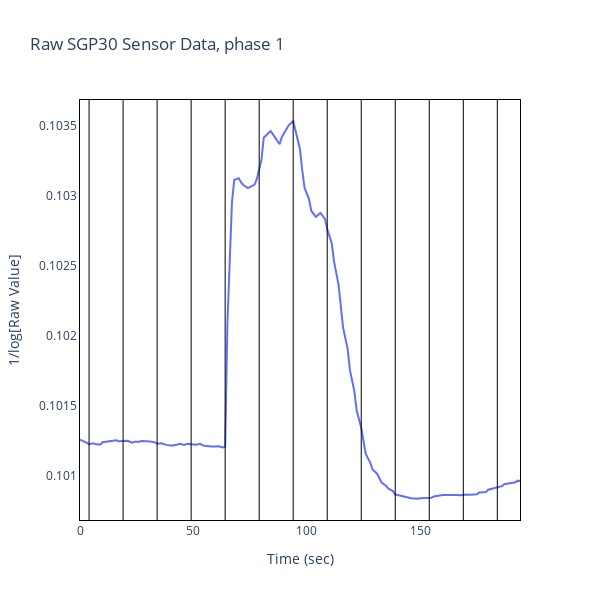
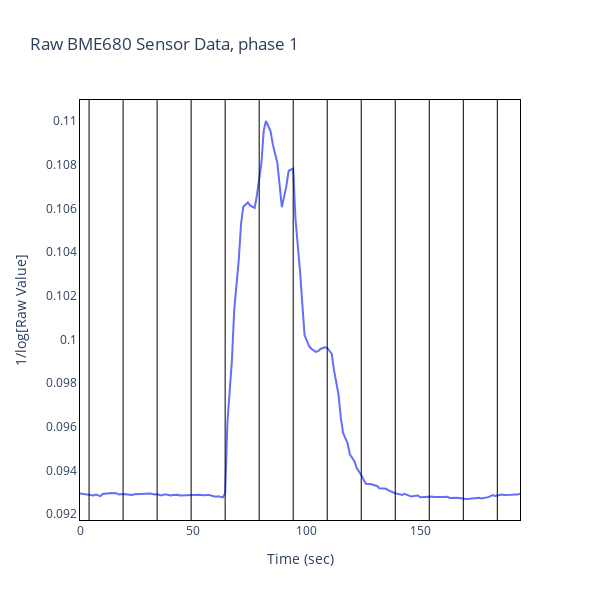

The notebook cell saved with these charts, in order:
### Code cell
file_path = './Data/06.05.24/sensor_data_phase_1.csv'

# Read the CSV file, skipping the first row
df = pd.read_csv(file_path, skiprows=2, header=None)
# Rename the columns for clarity
df.columns = ['Time', 'VOC', 'SGP30', 'BME680']

# Convert the Time column to datetime format
df['Time'] = pd.to_datetime(df['Time'], format='%a %b %d %H:%M:%S %Y')

# Convert the Time column to datetime format
df['Time'] = pd.to_datetime(df['Time'], format='%a %b %d %H:%M:%S %Y')

# # Define the window size for the moving average
# window_size = 3

# # Apply the moving average to the SGP30 and BME680 data
# df['SGP30_smooth'] = df['SGP30'].rolling(window=window_size).mean()
# df['BME680_smooth'] = df['BME680'].rolling(window=window_size).mean()

# Apply the 1/log(y) transformation to the SGP30 and BME680 data
df['SGP30_transformed'] = 1 / np.log(df['SGP30'])
df['BME680_transformed'] = 1 / np.log(df['BME680'])

# Subtract the start time from all time values to start at zero
df['Time'] = df['Time'] - df['Time'].iloc[0]
# Convert the time difference to seconds
df['Time'] = df['Time'].dt.total_seconds()
# # Convert the seconds to minutes
# df['Time'] = df['Time'] / 60

# Create a scatter plot for the SGP30 sensor data
fig1 = go.Figure(data=go.Scatter(x=df['Time'], y=df['SGP30_transformed'], mode='lines'))
fig1.update_layout(title='SGP30 Sensor Data', xaxis_title='Time', yaxis_title='1/log[Raw Value]')

# Add vertical lines every 15 seconds
max_time = df['Time'].max()
shift = 4
for t in np.arange(0, max_time, 15):
    fig1.add_shape(type="line", x0=t+shift, x1=t+shift, y0=0, y1=1, yref='paper', line=dict(color="Black", width=1))


# Create a scatter plot for the BME680 sensor data
fig2 = go.Figure(data=go.Scatter(x=df['Time'], y=df['BME680_transformed'], mode='lines'))
fig2.update_layout(title='BME680 Sensor Data', xaxis_title='Time', yaxis_title='1/log[Raw Value]')

# Add vertical lines every 15 seconds
for t in np.arange(0, max_time, 15):
    fig2.add_shape(type="line", x0=t+shift, x1=t+shift, y0=0, y1=1, yref='paper', line=dict(color="Black", width=1))

fig1.update_layout(
    title='Raw SGP30 Sensor Data, phase 1',
    xaxis_title='Time (sec)',
    yaxis_title='1/log[Raw Value]',
    legend=dict(
        x=1,
        y=1,
        xanchor='right',
        yanchor='top',
        font=dict(size=20)
    ),
    xaxis=dict(
        visible=True,
        linecolor='black',
        linewidth=1,
        mirror=True
    ),
    yaxis=dict(
        visible=True,
        linecolor='black',
        linewidth=1,
        mirror=True
    ),

    plot_bgcolor='rgba(0,0,0,0)',  # Set the plot background color to transparent

    width=600,  # Adjust the width as per your requirement
    height=600  # Adjust the height as per your requirement
)

fig2.update_layout(
    title='Raw BME680 Sensor Data, phase 1',
    xaxis_title='Time (sec)',
    yaxis_title='1/log[Raw Value]',
    legend=dict(
        x=1,
        y=1,
        xanchor='right',
        yanchor='top',
        font=dict(size=20)
    ),
    xaxis=dict(
        visible=True,
        linecolor='black',
        linewidth=1,
        mirror=True
    ),
    yaxis=dict(
        visible=True,
        linecolor='black',
        linewidth=1,
        mirror=True
    ),

    plot_bgcolor='rgba(0,0,0,0)',  # Set the plot background color to transparent

    width=600,  # Adjust the width as per your requirement
    height=600  # Adjust the height as per your requirement
)


fig1.show()
fig2.show()

# Save the plot as an .svg file
svg_file_path = './Images/06.05.24/phase_1_sgp30.svg'
fig1.write_image(svg_file_path)
svg_file_path = './Images/06.05.24/phase_1_bme680.svg'
fig2.write_image(svg_file_path)

### Figure 1 — Plotly figure (JSON) as saved in the notebook; plotly's stock layout.template omitted (floating-point values rounded to 4 significant figures; data arrays with more than 128 entries replaced by an {"elided": "..."} marker saying what was removed)
{"data": [{"mode": "lines", "type": "scatter", "x": {"elided": "138 int values"}, "y": {"elided": "138 float values"}}], "layout": {"height": 600, "legend": {"font": {"size": 20}, "x": 1, "xanchor": "right", "y": 1, "yanchor": "top"}, "plot_bgcolor": "rgba(0,0,0,0)", "shapes": [{"line": {"color": "Black", "width": 1}, "type": "line", "x0": 4, "x1": 4, "y0": 0, "y1": 1, "yref": "paper"}, {"line": {"color": "Black", "width": 1}, "type": "line", "x0": 19, "x1": 19, "y0": 0, "y1": 1, "yref": "paper"}, {"line": {"color": "Black", "width": 1}, "type": "line", "x0": 34, "x1": 34, "y0": 0, "y1": 1, "yref": "paper"}, {"line": {"color": "Black", "width": 1}, "type": "line", "x0": 49, "x1": 49, "y0": 0, "y1": 1, "yref": "paper"}, {"line": {"color": "Black", "width": 1}, "type": "line", "x0": 64, "x1": 64, "y0": 0, "y1": 1, "yref": "paper"}, {"line": {"color": "Black", "width": 1}, "type": "line", "x0": 79, "x1": 79, "y0": 0, "y1": 1, "yref": "paper"}, {"line": {"color": "Black", "width": 1}, "type": "line", "x0": 94, "x1": 94, "y0": 0, "y1": 1, "yref": "paper"}, {"line": {"color": "Black", "width": 1}, "type": "line", "x0": 109, "x1": 109, "y0": 0, "y1": 1, "yref": "paper"}, {"line": {"color": "Black", "width": 1}, "type": "line", "x0": 124, "x1": 124, "y0": 0, "y1": 1, "yref": "paper"}, {"line": {"color": "Black", "width": 1}, "type": "line", "x0": 139, "x1": 139, "y0": 0, "y1": 1, "yref": "paper"}, {"line": {"color": "Black", "width": 1}, "type": "line", "x0": 154, "x1": 154, "y0": 0, "y1": 1, "yref": "paper"}, {"line": {"color": "Black", "width": 1}, "type": "line", "x0": 169, "x1": 169, "y0": 0, "y1": 1, "yref": "paper"}, {"line": {"color": "Black", "width": 1}, "type": "line", "x0": 184, "x1": 184, "y0": 0, "y1": 1, "yref": "paper"}], "title": {"text": "Raw SGP30 Sensor Data, phase 1"}, "width": 600, "xaxis": {"linecolor": "black", "linewidth": 1, "mirror": true, "title": {"text": "Time (sec)"}, "visible": true}, "yaxis": {"linecolor": "black", "linewidth": 1, "mirror": true, "title": {"text": "1/log[Raw Value]"}, "visible": true}}}

### Figure 2 — Plotly figure (JSON) as saved in the notebook; plotly's stock layout.template omitted (floating-point values rounded to 4 significant figures; data arrays with more than 128 entries replaced by an {"elided": "..."} marker saying what was removed)
{"data": [{"mode": "lines", "type": "scatter", "x": {"elided": "138 int values"}, "y": {"elided": "138 float values"}}], "layout": {"height": 600, "legend": {"font": {"size": 20}, "x": 1, "xanchor": "right", "y": 1, "yanchor": "top"}, "plot_bgcolor": "rgba(0,0,0,0)", "shapes": [{"line": {"color": "Black", "width": 1}, "type": "line", "x0": 4, "x1": 4, "y0": 0, "y1": 1, "yref": "paper"}, {"line": {"color": "Black", "width": 1}, "type": "line", "x0": 19, "x1": 19, "y0": 0, "y1": 1, "yref": "paper"}, {"line": {"color": "Black", "width": 1}, "type": "line", "x0": 34, "x1": 34, "y0": 0, "y1": 1, "yref": "paper"}, {"line": {"color": "Black", "width": 1}, "type": "line", "x0": 49, "x1": 49, "y0": 0, "y1": 1, "yref": "paper"}, {"line": {"color": "Black", "width": 1}, "type": "line", "x0": 64, "x1": 64, "y0": 0, "y1": 1, "yref": "paper"}, {"line": {"color": "Black", "width": 1}, "type": "line", "x0": 79, "x1": 79, "y0": 0, "y1": 1, "yref": "paper"}, {"line": {"color": "Black", "width": 1}, "type": "line", "x0": 94, "x1": 94, "y0": 0, "y1": 1, "yref": "paper"}, {"line": {"color": "Black", "width": 1}, "type": "line", "x0": 109, "x1": 109, "y0": 0, "y1": 1, "yref": "paper"}, {"line": {"color": "Black", "width": 1}, "type": "line", "x0": 124, "x1": 124, "y0": 0, "y1": 1, "yref": "paper"}, {"line": {"color": "Black", "width": 1}, "type": "line", "x0": 139, "x1": 139, "y0": 0, "y1": 1, "yref": "paper"}, {"line": {"color": "Black", "width": 1}, "type": "line", "x0": 154, "x1": 154, "y0": 0, "y1": 1, "yref": "paper"}, {"line": {"color": "Black", "width": 1}, "type": "line", "x0": 169, "x1": 169, "y0": 0, "y1": 1, "yref": "paper"}, {"line": {"color": "Black", "width": 1}, "type": "line", "x0": 184, "x1": 184, "y0": 0, "y1": 1, "yref": "paper"}], "title": {"text": "Raw BME680 Sensor Data, phase 1"}, "width": 600, "xaxis": {"linecolor": "black", "linewidth": 1, "mirror": true, "title": {"text": "Time (sec)"}, "visible": true}, "yaxis": {"linecolor": "black", "linewidth": 1, "mirror": true, "title": {"text": "1/log[Raw Value]"}, "visible": true}}}
